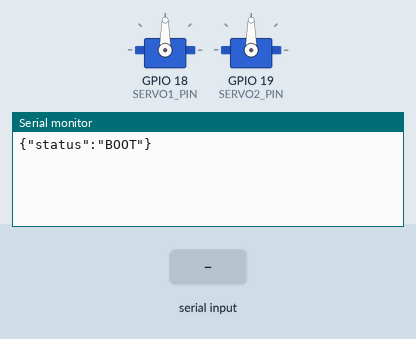
A program run on a simulated ESP32. On the bench: 2 × servo, the last lines printed to the serial monitor. The test bench sets the inputs (shaded band).

Above: at 1.2 s.
1.3 s: "READY\n" received over Serial
At 2.2 s:
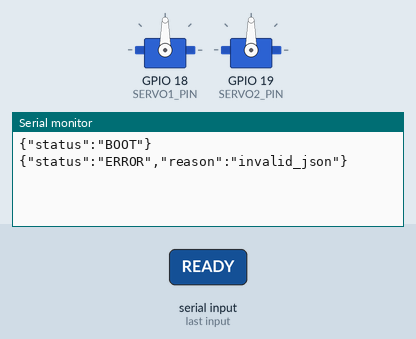
2.8 s: "1\n" received over Serial
At 3.3 s:
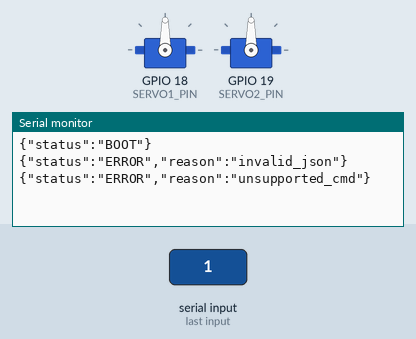

The program:

main.cpp
```cpp
#include <Arduino.h>
#include <ArduinoJson.h>
#include <ESP32Servo.h>
#include <cmath>
#include "config.h"

Servo servo1, servo2;
enum class State { Idle, Moving, Error };
State state = State::Idle;
float current1 = 90.0f, current2 = 90.0f;
float target1 = 90.0f, target2 = 90.0f;
int activeNail = 0;
uint32_t moveStarted = 0, lastStep = 0;
String input;

void reply(const char* status, int nailId, uint32_t elapsedMs = 0, const char* reason = nullptr) {
  JsonDocument doc;
  doc["status"] = status;
  if (nailId > 0) doc["nail_id"] = nailId;
  if (strcmp(status, "READY") == 0) doc["move_ms"] = elapsedMs;
  if (reason) doc["reason"] = reason;
  serializeJson(doc, Serial);
  Serial.println();
}
bool within(float v, float lo, float hi) { return isfinite(v) && v >= lo && v <= hi; }
void beginMove(JsonDocument& doc) {
  const char* cmd = doc["cmd"] | "";
  if (strcmp(cmd, "ABORT") == 0) {
    if (state == State::Moving) { state = State::Idle; reply("ABORTED", activeNail); activeNail = 0; }
    else reply("IDLE", 0);
    return;
  }
  // CURE is retained as the host's target-command name. duration_ms is intentionally
  // ignored: this controller only positions the autonomous lamp; the operator cures manually.
  if (strcmp(cmd, "CURE") != 0) { reply("ERROR", 0, 0, "unsupported_cmd"); return; }
  if (state == State::Moving) { reply("ERROR", 0, 0, "busy"); return; }
  int nail = doc["nail_id"] | 0;
  float a1 = doc["theta1"] | NAN, a2 = doc["theta2"] | NAN;
  if (nail < 1 || !within(a1, cfg::SERVO1_MIN_DEG, cfg::SERVO1_MAX_DEG) ||
      !within(a2, cfg::SERVO2_MIN_DEG, cfg::SERVO2_MAX_DEG)) {
    reply("ERROR", nail, 0, "invalid_target"); return;
  }
  activeNail = nail;
  target1 = a1 + cfg::SERVO1_ZERO_OFFSET_DEG;
  target2 = a2 + cfg::SERVO2_ZERO_OFFSET_DEG;
  if (!within(target1, cfg::SERVO1_MIN_DEG, cfg::SERVO1_MAX_DEG) ||
      !within(target2, cfg::SERVO2_MIN_DEG, cfg::SERVO2_MAX_DEG)) {
    activeNail = 0; reply("ERROR", nail, 0, "offset_target_out_of_range"); return;
  }
  state = State::Moving; moveStarted = millis(); lastStep = 0;
}
void handleLine(const String& line) {
  JsonDocument doc;
  if (deserializeJson(doc, line)) { reply("ERROR", 0, 0, "invalid_json"); return; }
  beginMove(doc);
}
void pollSerial() {
  while (Serial.available()) {
    char c = (char)Serial.read();
    if (c == '\n') { input.trim(); if (input.length()) handleLine(input); input = ""; }
    else if (c != '\r') {
      if (input.length() >= cfg::SERIAL_LINE_MAX) { input = ""; reply("ERROR", 0, 0, "line_too_long"); }
      else input += c;
    }
  }
}
void updateMotion() {
  if (state != State::Moving || millis() - lastStep < cfg::MOVE_STEP_MS) return;
  lastStep = millis();
  auto step = [](float now, float target) { float d = target - now; if (fabsf(d) <= cfg::MOVE_STEP_DEG) return target; return now + copysignf(cfg::MOVE_STEP_DEG, d); };
  current1 = step(current1, target1); current2 = step(current2, target2);
  servo1.write((int)lroundf(current1)); servo2.write((int)lroundf(current2));
  if (current1 == target1 && current2 == target2) {
    uint32_t elapsed = millis() - moveStarted;
    state = State::Idle;
    reply("READY", activeNail, elapsed);
    activeNail = 0;
  }
}
void setup() {
  Serial.begin(cfg::BAUD);
  servo1.setPeriodHertz(cfg::SERVO_FREQ_HZ); servo2.setPeriodHertz(cfg::SERVO_FREQ_HZ);
  servo1.attach(cfg::SERVO1_PIN, cfg::SERVO_MIN_US, cfg::SERVO_MAX_US);
  servo2.attach(cfg::SERVO2_PIN, cfg::SERVO_MIN_US, cfg::SERVO_MAX_US);
  servo1.write((int)current1); servo2.write((int)current2);
  input.reserve(cfg::SERIAL_LINE_MAX);
  reply("BOOT", 0);
}
void loop() { pollSerial(); updateMotion(); }
```

config.h
```cpp
#pragma once
#include <Arduino.h>
namespace cfg {
constexpr uint32_t BAUD = 115200;
constexpr int SERVO1_PIN = 18;
constexpr int SERVO2_PIN = 19;
constexpr int SERVO_MIN_US = 500;
constexpr int SERVO_MAX_US = 2500;
constexpr int SERVO_FREQ_HZ = 50;
// Calibrate these against the assembled mechanism before operation.
constexpr float SERVO1_MIN_DEG = 0.0f;
constexpr float SERVO1_MAX_DEG = 180.0f;
constexpr float SERVO2_MIN_DEG = 0.0f;
constexpr float SERVO2_MAX_DEG = 180.0f;
constexpr float SERVO1_ZERO_OFFSET_DEG = 0.0f;
constexpr float SERVO2_ZERO_OFFSET_DEG = 0.0f;
constexpr uint32_t MOVE_STEP_MS = 20;
constexpr float MOVE_STEP_DEG = 1.0f;
constexpr size_t SERIAL_LINE_MAX = 256;
}
```

Measured:
- after the input at 1.3 s, the serial monitor: prints a new line at once (image 1)
- after the input at 2.8 s, the serial monitor: prints a new line at once (image 2)
